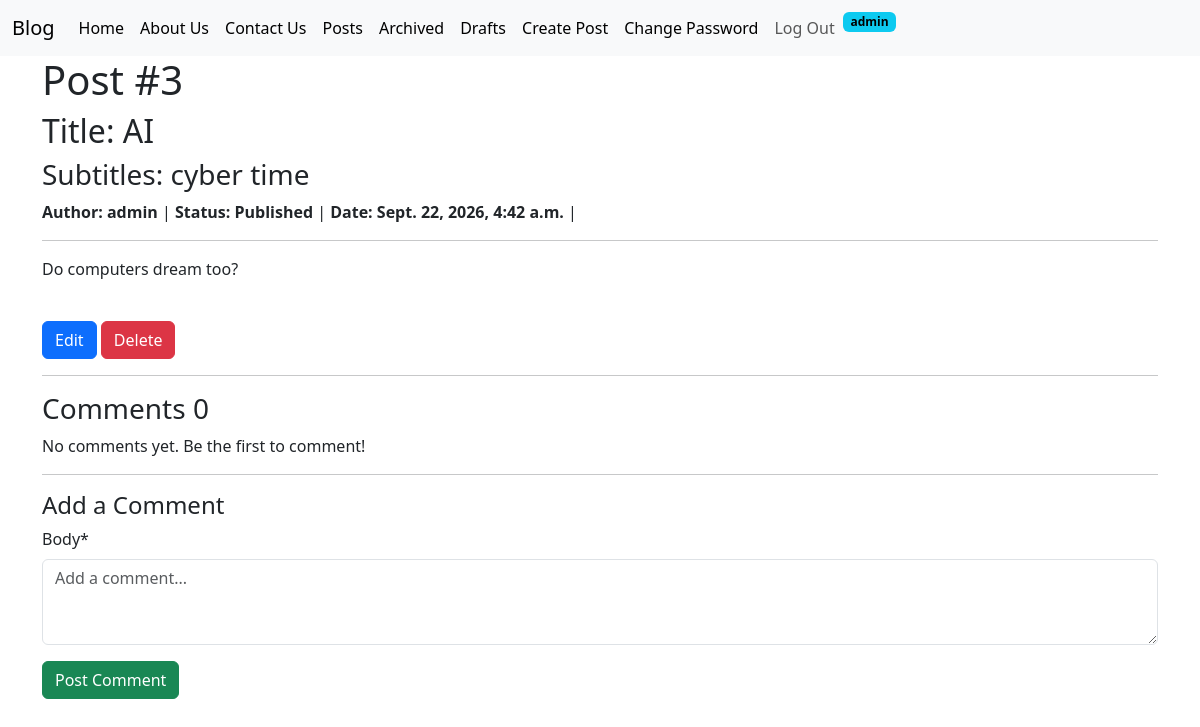
/posts/detail/3/ (signed in), run on the app's committed database.
### posts/models.py (models this page shows, shortened)
class Post(models.Model):
    title = models.CharField(max_length=128)
    subtitle = models.CharField(max_length=128)
    body = models.TextField()
    created_on = models.DateTimeField(auto_now_add=True)
    author = models.ForeignKey(
        User,
        on_delete=models.CASCADE
    )
    status = models.ForeignKey(
        Status,
        on_delete=models.DO_NOTHING
    )

class Status(models.Model):
    name = models.CharField(max_length=128, unique=True)
    description = models.CharField(
        max_length=200,
        help_text="Write a description about the status"
    )
    class Meta:
        verbose_name = "Status"
        verbose_name_plural = "Statuses"
    def __str__(self):
        return self.name

### posts/views.py (the view, shortened to what this page needs)
# urls.py: path('detail/<int:pk>/', PostView.as_view(), name="post_detail"),
class PostView(View):
    def get(self, request, *args, **kwargs):
        view = PostDetailView.as_view()
        return view(request, *args, **kwargs)

### posts/forms.py
class CommentForm(forms.ModelForm):
    class Meta:
        model = Comment
        fields = ["body"]
        widgets = {
            "body": forms.Textarea(attrs={"rows": 3, "placeholder": "Add a comment..."}),
        }

### posts/views.py (called while the page is built)
    def get_context_data(self, **kwargs):
        context = super().get_context_data(**kwargs)
        context['form'] = CommentForm()
        context['comments'] = self.object.comments.all()
        return context

### templates/postsTemplates/detail.html (shortened to what this page needs)
{% extends 'base.html' %}
{% load crispy_forms_tags %}
{% block content %}
    <h1>Post #{{ single_post.id }}</h1>
    <h2>Title: {{ single_post.title }}</h2>
    <h3>Subtitles: {{ single_post.subtitle }}</h3>
    <span><strong>Author: {{ single_post.author }}</strong> | </span>
    <span><strong>Status: {{ single_post.status }}</strong> | </span>
    <span><strong>Date: {{ single_post.created_on }}</strong> | </span>
    <hr>
    <p>{{ single_post.body }}</p>
    <br>
    {% if user == single_post.author %}
        <a href="{% url 'post_edit' single_post.id %}" class="btn btn-primary">Edit</a>
        <a href="{% url 'post_delete' single_post.id %}" class="btn btn-danger">Delete</a>
    {% endif %}
    <hr>
    <h3>Comments {{ comments.count }}</h3>
    {% for comment in comments %}
        <div class="mb-3">
            <strong>{{ comment.author }}</strong>
            <small class="text-muted">{{ comment.created_on }}</small>
            <p>{{ comment.body }}</p>
        </div>
    {% empty %}
        <p>No comments yet. Be the first to comment!</p>
    {% endfor %}
    <hr>
    {% if user.is_authenticated %}
        <h4>Add a Comment</h4>
        <form method="post">
            {{ form|crispy }}
            <input type="submit" value="Post Comment" class="btn btn-success">
        </form>
    {% endif %}
{% endblock %}

### templates/navbar.html (shortened to what this page needs)
<nav class="navbar navbar-expand-lg bg-body-tertiary">
  <div class="container-fluid">
    <a class="navbar-brand" href="{% url 'home' %}">Blog</a>
    <div class="collapse navbar-collapse" id="navbarSupportedContent">
      <ul class="navbar-nav me-auto mb-2 mb-lg-0">
        <li class="nav-item">
          <a class="nav-link active" aria-current="page" href="{% url 'homeTwo' %}">Home</a>
        </li>
        <li class="nav-item">
          <a class="nav-link active" href="{% url 'about' %}">About Us</a>
        </li>
        <li class="nav-item">
          <a class="nav-link active" href="{% url 'contact' %}">Contact Us</a>
        </li>
        <li class="nav-item">
          <a class="nav-link active" href="{% url 'post_list' %}">Posts</a>
        </li>
        {% if user.is_authenticated %}
        <li class="nav-item">
          <a class="nav-link active" href="{% url 'post_archived_list' %}">Archived</a>
        </li>
        <li class="nav-item">
          <a class="nav-link active" href="{% url 'post_drafts_list' %}">Drafts</a>
        </li>
        <li class="nav-item">
          <a class="nav-link active" href="{% url 'post_new' %}">Create Post</a>
        </li>
        <li class="nav-item">
          <a class="nav-link active" href="{% url 'password_change' %}">Change Password</a>
        </li>
        <li class="nav-item">
          <form action="{% url 'logout' %}" method="post">
            <input type="submit" value="Log Out" class="nav-link">
          </form>
        </li>
        <li class="nav-item">
          <span class="badge text-bg-info">{{ user.username }}</span>
        </li>
        {% endif %}
      </ul>
    </div>
  </div>
</nav>

### data on the page
Post: id "3", title "AI", subtitle "cyber time", author "admin", status "Published", created_on "Sept. 22, 2026, 4:42 a.m.", body "Do computers dream too?"

### other printed values
{{ user.username }} "admin"
{{ comments.count }} "0"
